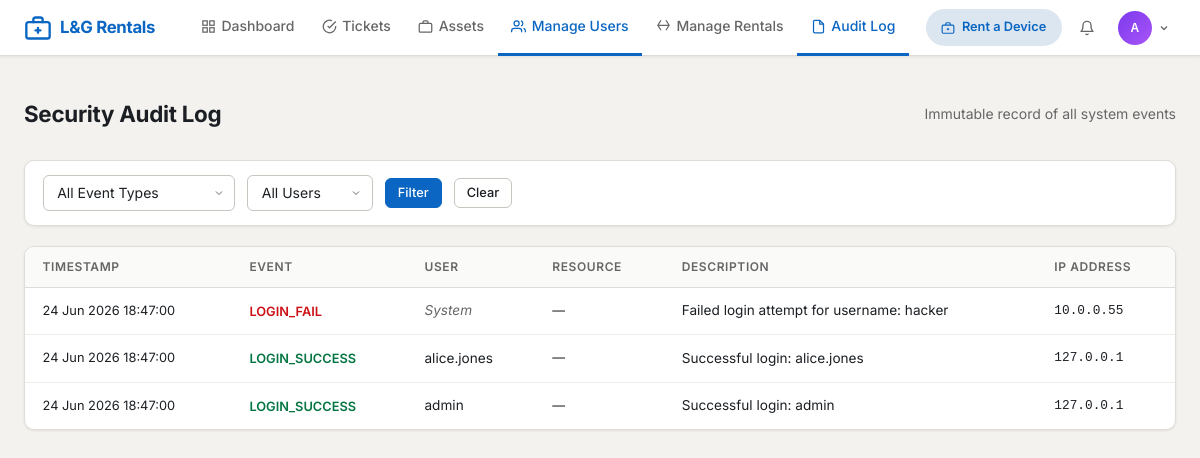
Page /admin/audit-log (signed in) on the committed database.
### app/models/__init__.py (models this page shows, shortened)
class User(UserMixin, db.Model):
    __tablename__ = 'users'
    id = db.Column(db.Integer, primary_key=True)
    username = db.Column(db.String(64), unique=True, nullable=False, index=True)
    email = db.Column(db.String(120), unique=True, nullable=False, index=True)
    password_hash = db.Column(db.String(256), nullable=False)
    role = db.Column(db.String(20), nullable=False, default='user')
    is_active = db.Column(db.Boolean, default=True, nullable=False)
    full_name = db.Column(db.String(120), nullable=False)
    department = db.Column(db.String(80))
    phone = db.Column(db.String(20))
    failed_login_count = db.Column(db.Integer, default=0, nullable=False)
    locked_until = db.Column(db.DateTime, nullable=True)
    created_at = db.Column(db.DateTime, default=datetime.utcnow, nullable=False)
    updated_at = db.Column(db.DateTime, default=datetime.utcnow, onupdate=datetime.utcnow)
    last_login = db.Column(db.DateTime, nullable=True)
    raised_tickets = db.relationship('Ticket', foreign_keys='Ticket.raised_by_id', backref='raised_by', lazy='dynamic')
    assigned_tickets = db.relationship('Ticket', foreign_keys='Ticket.assigned_to_id', backref='assigned_to', lazy='dynamic')
    assigned_assets = db.relationship('Asset', foreign_keys='Asset.assigned_to_id', backref='assigned_to', lazy='dynamic')
    comments = db.relationship('Comment', backref='author', lazy='dynamic')
    audit_logs = db.relationship('AuditLog', backref='user', lazy='dynamic')
    @property
    def is_admin(self):
        return self.role == 'admin'

class AuditLog(db.Model):
    __tablename__ = 'audit_logs'
    EVENT_LOGIN_SUCCESS = 'LOGIN_SUCCESS'
    EVENT_LOGIN_FAIL = 'LOGIN_FAIL'
    EVENT_LOGOUT = 'LOGOUT'
    EVENT_ACCOUNT_LOCKED = 'ACCOUNT_LOCKED'
    EVENT_ACCESS_DENIED = 'ACCESS_DENIED'
    EVENT_CREATE = 'CREATE'
    EVENT_UPDATE = 'UPDATE'
    EVENT_DELETE = 'DELETE'
    EVENT_PASSWORD_CHANGE = 'PASSWORD_CHANGE'
    EVENT_USER_ACTIVATED = 'USER_ACTIVATED'
    EVENT_USER_DEACTIVATED = 'USER_DEACTIVATED'
    id = db.Column(db.Integer, primary_key=True)
    timestamp = db.Column(db.DateTime, default=datetime.utcnow, nullable=False, index=True)
    user_id = db.Column(db.Integer, db.ForeignKey('users.id'), nullable=True)
    event_type = db.Column(db.String(50), nullable=False, index=True)
    resource_type = db.Column(db.String(50))
    resource_id = db.Column(db.Integer)
    description = db.Column(db.Text, nullable=False)
    ip_address = db.Column(db.String(45))
    user_agent = db.Column(db.String(255))
    extra_data = db.Column(db.Text)

### app/routes/admin.py (the view)
@admin_bp.route('/audit-log')
@login_required
@admin_required
def audit_log():
    event_filter = request.args.get('event_type', '')
    user_filter = request.args.get('user_id', '', type=str)
    page = request.args.get('page', 1, type=int)
    query = AuditLog.query
    if event_filter:
        query = query.filter_by(event_type=event_filter)
    if user_filter.isdigit():
        query = query.filter_by(user_id=int(user_filter))
    logs = query.order_by(AuditLog.timestamp.desc()).paginate(
        page=page, per_page=25, error_out=False
    )
    event_types = [
        AuditLog.EVENT_LOGIN_SUCCESS, AuditLog.EVENT_LOGIN_FAIL,
        AuditLog.EVENT_LOGOUT, AuditLog.EVENT_ACCOUNT_LOCKED,
        AuditLog.EVENT_ACCESS_DENIED, AuditLog.EVENT_CREATE,
        AuditLog.EVENT_UPDATE, AuditLog.EVENT_DELETE,
        AuditLog.EVENT_PASSWORD_CHANGE,
    ]
    users = User.query.order_by(User.username).all()
    return render_template('admin/audit_log.html',
                           logs=logs,
                           event_types=event_types,
                           users=users,
                           current_event=event_filter,
                           current_user_id=user_filter)

### app/utils/security.py (called while the page is built, shortened)
def admin_required(f):
    @wraps(f)
    def decorated_function(*args, **kwargs):
        if not current_user.is_authenticated:
            abort(401)
        return f(*args, **kwargs)
    return decorated_function

def apply_security_headers(response):
    response.headers['X-Content-Type-Options'] = 'nosniff'
    response.headers['X-Frame-Options'] = 'DENY'
    response.headers['X-XSS-Protection'] = '1; mode=block'
    response.headers['Referrer-Policy'] = 'strict-origin-when-cross-origin'
    csp_directives = current_app.config.get('CSP_DIRECTIVES', {})
    if csp_directives:
        csp_string = '; '.join(
            f"{key} {value}" for key, value in csp_directives.items()
        )
        response.headers['Content-Security-Policy'] = csp_string
    if not current_app.debug:
        response.headers['Strict-Transport-Security'] = \
            'max-age=31536000; includeSubDomains'
    response.headers['Permissions-Policy'] = \
        'camera=(), microphone=(), geolocation=()'
    return response

### app/templates/admin/audit_log.html (shortened to what this page needs)
{% extends "base.html" %}
{% block content %}
<div class="page-header">
    <h1 class="page-title">Security Audit Log</h1>
    <span style="font-size:.875rem;color:var(--text-muted);">Immutable record of all system events</span>
</div>
<form class="filter-bar" method="GET">
    <select name="event_type">
        <option value="">All Event Types</option>
    </select>
    <select name="user_id">
        <option value="">All Users</option>
    </select>
    <button type="submit" class="btn btn-primary btn-sm">Filter</button>
    <a href="{{ url_for('admin.audit_log') }}" class="btn btn-outline btn-sm">Clear</a>
</form>
<div class="card">
    <div class="table-wrapper">
        <table>
            <thead><tr><th>Timestamp</th><th>Event</th><th>User</th><th>Resource</th><th>Description</th><th>IP Address</th></tr></thead>
            <tbody>
            {% for log in logs.items %}
            <tr>
                <td style="white-space:nowrap;font-size:.8rem;">{{ log.timestamp.strftime('%d %b %Y %H:%M:%S') }}</td>
                <td><span class="ev-{{ log.event_type }}" style="font-size:.8rem;font-weight:600;">{{ log.event_type }}</span></td>
                <td style="font-size:.85rem;">{{ log.user.username if log.user else '<i style="color:var(--text-muted)">System</i>'|safe }}</td>
                <td style="font-size:.8rem;">{% if log.resource_type %}{{ log.resource_type }}{% if log.resource_id %} #{{ log.resource_id }}{% endif %}{% else %}—{% endif %}</td>
                <td style="font-size:.85rem;max-width:320px;">{{ log.description }}</td>
                <td style="font-size:.8rem;font-family:monospace;">{{ log.ip_address or '—' }}</td>
            </tr>
            {% else %}
            <tr><td colspan="6" style="text-align:center;color:var(--text-muted);">No log entries found.</td></tr>
            {% endfor %}
            </tbody>
        </table>
    </div>
</div>
{% endblock %}

### app/templates/base.html (shortened to what this page needs)
<!DOCTYPE html>
<html lang="en">
<head>
    <link rel="stylesheet" href="{{ url_for('static', filename='css/main.css') }}">
</head>
<body>
{% if current_user.is_authenticated %}
<nav class="navbar">
    <a href="{{ url_for('main.dashboard') }}" class="nav-brand">
        <svg viewBox="0 0 24 24" fill="none" stroke="currentColor" stroke-width="2" stroke-linecap="round" stroke-linejoin="round">
            <rect x="2" y="7" width="20" height="14" rx="2"/><path d="M16 7V5a2 2 0 0 0-2-2h-4a2 2 0 0 0-2 2v2"/><line x1="12" y1="12" x2="12" y2="16"/><line x1="10" y1="14" x2="14" y2="14"/>
        </svg>
        L&G Rentals
    </a>
    <ul class="nav-links">
        <li>
            <a href="{{ url_for('main.dashboard') }}" class="{% if request.endpoint == 'main.dashboard' %}active{% endif %}">
                <svg width="15" height="15" viewBox="0 0 24 24" fill="none" stroke="currentColor" stroke-width="2"><rect x="3" y="3" width="7" height="7"/><rect x="14" y="3" width="7" height="7"/><rect x="14" y="14" width="7" height="7"/><rect x="3" y="14" width="7" height="7"/></svg>
                Dashboard
            </a>
        </li>
        {% if current_user.is_admin %}
        <li>
            <a href="{{ url_for('tickets.list_tickets') }}" class="{% if 'tickets' in request.endpoint %}active{% endif %}">
                <svg width="15" height="15" viewBox="0 0 24 24" fill="none" stroke="currentColor" stroke-width="2"><path d="M22 11.08V12a10 10 0 1 1-5.93-9.14"/><polyline points="22 4 12 14.01 9 11.01"/></svg>
                Tickets
            </a>
        </li>
        <li>
            <a href="{{ url_for('assets.list_assets') }}" class="{% if 'assets' in request.endpoint %}active{% endif %}">
                <svg width="15" height="15" viewBox="0 0 24 24" fill="none" stroke="currentColor" stroke-width="2"><rect x="2" y="7" width="20" height="14" rx="2"/><path d="M16 7V5a2 2 0 0 0-2-2h-4a2 2 0 0 0-2 2v2"/></svg>
                Assets
            </a>
        </li>
        <li>
            <a href="{{ url_for('admin.list_users') }}" class="{% if 'admin' in request.endpoint %}active{% endif %}">
                <svg width="15" height="15" viewBox="0 0 24 24" fill="none" stroke="currentColor" stroke-width="2"><path d="M17 21v-2a4 4 0 0 0-4-4H5a4 4 0 0 0-4 4v2"/><circle cx="9" cy="7" r="4"/><path d="M23 21v-2a4 4 0 0 0-3-3.87M16 3.13a4 4 0 0 1 0 7.75"/></svg>
                Manage Users
            </a>
        </li>
        <li>
            <a href="{{ url_for('rentals.admin_rentals') }}" class="{% if 'rentals' in request.endpoint and current_user.is_admin %}active{% endif %}">
                <svg width="15" height="15" viewBox="0 0 24 24" fill="none" stroke="currentColor" stroke-width="2"><path d="M21 10H3M16 2l5 8-5 8M8 2L3 10l5 8"/></svg>
                Manage Rentals
            </a>
        </li>
        <li>
            <a href="{{ url_for('admin.audit_log') }}" class="{% if request.endpoint == 'admin.audit_log' %}active{% endif %}">
                <svg width="15" height="15" viewBox="0 0 24 24" fill="none" stroke="currentColor" stroke-width="2"><path d="M14 2H6a2 2 0 0 0-2 2v16a2 2 0 0 0 2 2h12a2 2 0 0 0 2-2V8z"/><polyline points="14 2 14 8 20 8"/></svg>
                Audit Log
            </a>
        </li>
        {% endif %}
    </ul>
    <div class="nav-right">
        <a href="{{ url_for('rentals.catalog') }}"
           class="nav-rent-btn {% if 'rentals' in request.endpoint %}nav-rent-btn-active{% endif %}">
            <svg width="14" height="14" viewBox="0 0 24 24" fill="none" stroke="currentColor" stroke-width="2">
                <rect x="2" y="7" width="20" height="14" rx="2"/><path d="M16 7V5a2 2 0 0 0-2-2h-4a2 2 0 0 0-2 2v2"/><line x1="12" y1="12" x2="12" y2="16"/><line x1="10" y1="14" x2="14" y2="14"/>
            </svg>
            Rent a Device
        </a>
        <div class="nav-notif" id="notifDropdown">
            <button class="nav-notif-btn" id="notifBtn" type="button" aria-haspopup="true" aria-expanded="false">
                <svg width="16" height="16" viewBox="0 0 24 24" fill="none" stroke="currentColor" stroke-width="2" stroke-linecap="round" stroke-linejoin="round">
                    <path d="M18 8A6 6 0 0 0 6 8c0 7-3 9-3 9h18s-3-2-3-9"/>
                    <path d="M13.73 21a2 2 0 0 1-3.46 0"/>
                </svg>
            </button>
        </div>
        <div class="nav-user-dropdown" id="userDropdown">
            <button class="nav-avatar-btn" id="userAvatarBtn" type="button" aria-haspopup="true" aria-expanded="false">
                {% set parts = current_user.full_name.split() %}
                <div class="user-avatar {% if current_user.is_admin %}avatar-admin{% elif current_user.is_guest %}avatar-guest{% else %}avatar-user{% endif %}">
                    {{ parts[0][0]|upper }}{% if parts|length > 1 %}{{ parts[-1][0]|upper }}{% endif %}
                </div>
                <svg width="12" height="12" viewBox="0 0 24 24" fill="none" stroke="currentColor" stroke-width="2.5"><path d="M6 9l6 6 6-6"/></svg>
            </button>
        </div>
    </div>
</nav>
{% endif %}
{% block flash %}
<div class="flash-container">
</div>
{% endblock %}
<main class="{% block main_class %}main-content{% endblock %}">
    {% block content %}{% endblock %}
</main>
</body>
</html>

### rows in the picture
User: full_name "A"
AuditLog: timestamp "24 Jun 2026 18:47:00", event_type "LOGIN_FAIL", user "System", description "Failed login attempt for username: hacker", ip_address "10.0.0.55"
AuditLog: timestamp "24 Jun 2026 18:47:00", event_type "LOGIN_SUCCESS", user "alice.jones", description "Successful login: alice.jones", ip_address "127.0.0.1"
AuditLog: timestamp "24 Jun 2026 18:47:00", event_type "LOGIN_SUCCESS", user "admin", description "Successful login: admin", ip_address "127.0.0.1"
